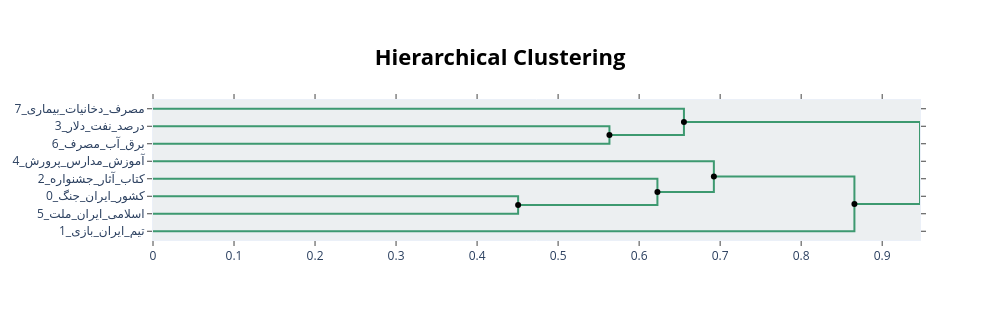

Here is the notebook cell this chart was saved with:
### Code cell
fig = topic_model.visualize_hierarchy(
    hierarchical_topics=hierarchical_topics
)

fig.show()

### Figure 1 — Plotly figure (JSON) as saved in the notebook; plotly's stock layout.template omitted (floating-point values rounded to 4 significant figures)
{"data": [{"hoverinfo": "text", "marker": {"color": "rgb(61,153,112)"}, "mode": "lines", "text": ["درصد_نفت_دلار_افزایش_آمریکا", "", "", "برق_آب_مصرف_انرژی_کشور"], "type": "scatter", "x": [0.0, 0.5634, 0.5634, 0.0], "xaxis": "x", "y": [-15.0, -15.0, -25.0, -25.0], "yaxis": "y"}, {"hoverinfo": "text", "marker": {"color": "rgb(61,153,112)"}, "mode": "lines", "text": ["مصرف_دخانیات_بیماری_میتواند_افراد", "", "", "برق_درصد_نفت_افزایش_شرکت"], "type": "scatter", "x": [0.0, 0.6553, 0.6553, 0.5634], "xaxis": "x", "y": [-5.0, -5.0, -20.0, -20.0], "yaxis": "y"}, {"hoverinfo": "text", "marker": {"color": "rgb(61,153,112)"}, "mode": "lines", "text": ["کشور_ایران_جنگ_اسلامی_سازمان", "", "", "اسلامی_ایران_ملت_انقلاب_شهید"], "type": "scatter", "x": [0.0, 0.4506, 0.4506, 0.0], "xaxis": "x", "y": [-55.0, -55.0, -65.0, -65.0], "yaxis": "y"}, {"hoverinfo": "text", "marker": {"color": "rgb(61,153,112)"}, "mode": "lines", "text": ["کتاب_آثار_جشنواره_موسیقی_نمایش", "", "", "کشور_ایران_اسلامی_جنگ_انقلاب"], "type": "scatter", "x": [0.0, 0.6226, 0.6226, 0.4506], "xaxis": "x", "y": [-45.0, -45.0, -60.0, -60.0], "yaxis": "y"}, {"hoverinfo": "text", "marker": {"color": "rgb(61,153,112)"}, "mode": "lines", "text": ["آموزش_مدارس_پرورش_آموزش پرورش_دانشآموزان", "", "", "ایران_کشور_اسلامی_جنگ_قرار"], "type": "scatter", "x": [0.0, 0.6922, 0.6922, 0.6226], "xaxis": "x", "y": [-35.0, -35.0, -52.5, -52.5], "yaxis": "y"}, {"hoverinfo": "text", "marker": {"color": "rgb(61,153,112)"}, "mode": "lines", "text": ["ایران_کشور_اسلامی_جنگ_قرار", "", "", "تیم_ایران_بازی_تیم ملی_کیلوگرم"], "type": "scatter", "x": [0.6922, 0.8657, 0.8657, 0.0], "xaxis": "x", "y": [-43.75, -43.75, -75.0, -75.0], "yaxis": "y"}, {"hoverinfo": "text", "marker": {"color": "rgb(61,153,112)"}, "mode": "lines", "text": ["درصد_برق_افزایش_مصرف_کاهش", "", "", "ایران_کشور_تیم_ملی_قرار"], "type": "scatter", "x": [0.6553, 0.9467, 0.9467, 0.8657], "xaxis": "x", "y": [-12.5, -12.5, -59.38, -59.38], "yaxis": "y"}, {"hoverinfo": "text", "hovertext": ["ایران_کشور_اسلامی_جنگ_قرار", "درصد_برق_افزایش_مصرف_کاهش"], "marker": {"color": "black"}, "mode": "markers", "showlegend": false, "type": "scatter", "x": [0.6922, 0.6553], "y": [-43.75, -12.5]}, {"hoverinfo": "text", "hovertext": ["برق_درصد_نفت_افزایش_شرکت", "کشور_ایران_اسلامی_جنگ_انقلاب", "ایران_کشور_اسلامی_جنگ_قرار", "ایران_کشور_تیم_ملی_قرار"], "marker": {"color": "black"}, "mode": "markers", "showlegend": false, "type": "scatter", "x": [0.5634, 0.4506, 0.6226, 0.8657], "y": [-20, -60, -52.5, -59.38]}], "layout": {"autosize": false, "height": 320, "hoverlabel": {"bgcolor": "white", "font": {"family": "Rockwell", "size": 16}}, "hovermode": "closest", "plot_bgcolor": "#ECEFF1", "showlegend": false, "title": {"font": {"color": "Black", "size": 22}, "text": "<b>Hierarchical Clustering</b>", "x": 0.5, "xanchor": "center", "yanchor": "top"}, "width": 1000, "xaxis": {"mirror": "allticks", "rangemode": "tozero", "showgrid": false, "showline": true, "showticklabels": true, "ticks": "outside", "type": "linear", "zeroline": false}, "yaxis": {"mirror": "allticks", "range": [-80, 0], "rangemode": "tozero", "showgrid": false, "showline": true, "showticklabels": true, "tickmode": "array", "ticks": "outside", "ticktext": ["7_مصرف_دخانیات_بیماری", "3_درصد_نفت_دلار", "6_برق_آب_مصرف", "4_آموزش_مدارس_پرورش", "2_کتاب_آثار_جشنواره", "0_کشور_ایران_جنگ", "5_اسلامی_ایران_ملت", "1_تیم_ایران_بازی"], "tickvals": [-5, -15, -25, -35, -45, -55, -65, -75], "type": "linear", "zeroline": false}}}
